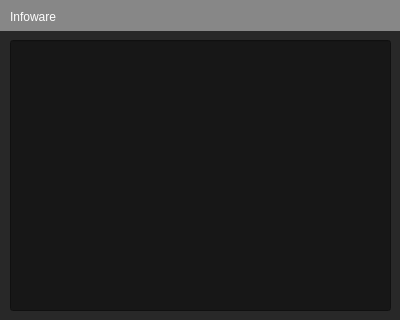
<?xml version="1.0" encoding="UTF-8"?>
<ui version="4.0">
 <class>Form</class>
 <widget class="QWidget" name="Form">
  <property name="geometry">
   <rect>
    <x>0</x>
    <y>0</y>
    <width>400</width>
    <height>320</height>
   </rect>
  </property>
  <property name="windowTitle">
   <string>Error</string>
  </property>
  <property name="styleSheet">
   <string notr="true">background-color: rgb(40, 40, 40);
font: 8pt &quot;MS Shell Dlg 2&quot;;
color: rgb(255, 255, 255);</string>
  </property>
  <widget class="QWidget" name="widget" native="true">
   <property name="geometry">
    <rect>
     <x>0</x>
     <y>0</y>
     <width>401</width>
     <height>31</height>
    </rect>
   </property>
   <property name="styleSheet">
    <string notr="true">background-color: rgb(135, 135, 135);
</string>
   </property>
   <widget class="QLabel" name="Infoware">
    <property name="geometry">
     <rect>
      <x>10</x>
      <y>10</y>
      <width>47</width>
      <height>13</height>
     </rect>
    </property>
    <property name="text">
     <string>Infoware</string>
    </property>
   </widget>
  </widget>
  <widget class="QLineEdit" name="Error_display">
   <property name="geometry">
    <rect>
     <x>10</x>
     <y>40</y>
     <width>381</width>
     <height>271</height>
    </rect>
   </property>
   <property name="styleSheet">
    <string notr="true">background-color: rgb(23, 23, 23);
font: 8pt &quot;MS Shell Dlg 2&quot;;
color: rgb(255, 255, 255);</string>
   </property>
   <property name="text">
    <string/>
   </property>
  </widget>
 </widget>
 <resources/>
 <connections/>
</ui>
